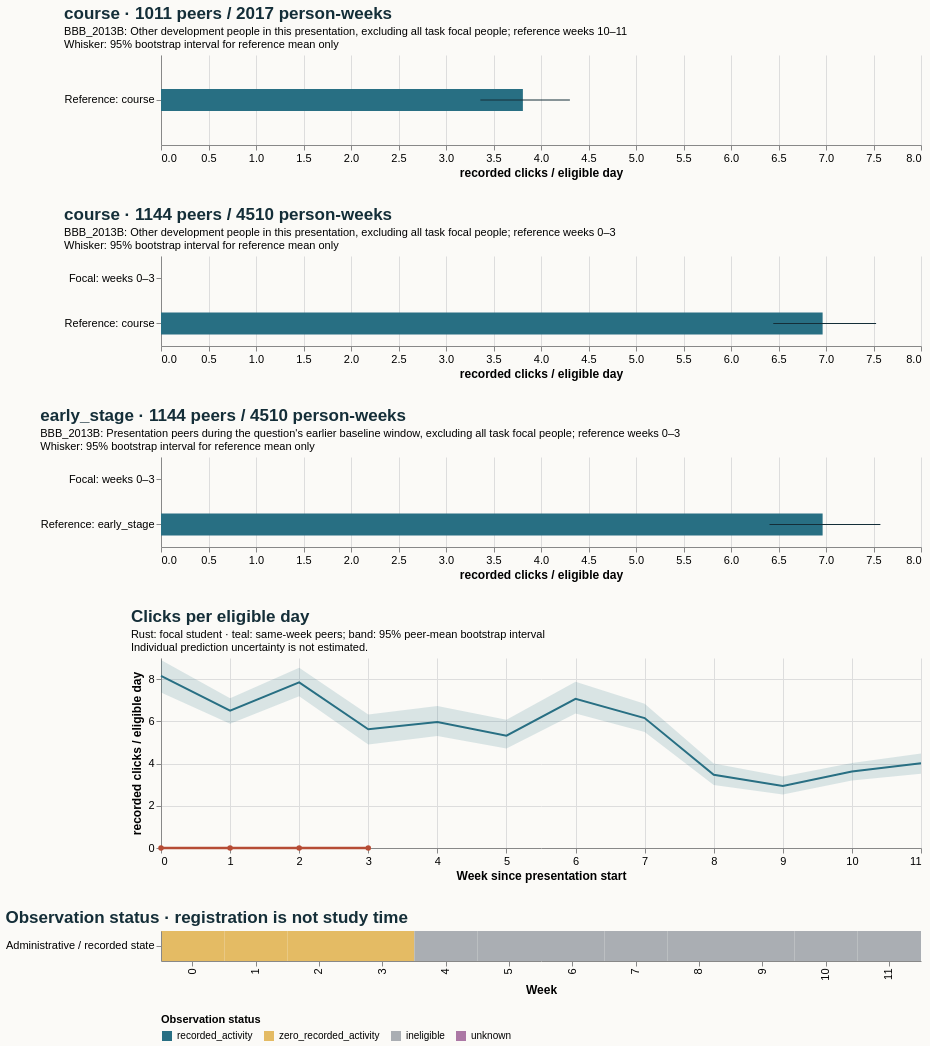

This figure's Vega-Lite source:
### Vega-Lite specification from a JSON file in a GitHub repository (floating-point values rounded to 4 significant figures)
{"$schema": "https://vega.github.io/schema/vega-lite/v5.20.1.json", "config": {"axis": {"labelFontSize": 11, "titleFontSize": 12}, "background": "#fbfaf7", "font": "sans-serif", "title": {"anchor": "start", "color": "#142e38", "fontSize": 17, "subtitleFontSize": 11}, "view": {"continuousHeight": 300, "continuousWidth": 300, "stroke": null}}, "datasets": {"data-60cb877c3754e1ed07bb091f599717f3": [{"hi": null, "lo": null, "series": "Focal: weeks 10–11", "value": null}, {"hi": 4.304, "lo": 3.362, "series": "Reference: course", "value": 3.809}], "data-742c6a8fb82c8370de9a3a588a9fd194": [{"eligible_days": 7.0, "end_day": 6, "logging_completeness": "unknown", "observation_status": "zero_recorded_activity", "row": "Administrative / recorded state", "score_status": "withheld_release_time_unknown", "start_day": 0, "value": 0.0, "week": 0}, {"eligible_days": 7.0, "end_day": 13, "logging_completeness": "unknown", "observation_status": "zero_recorded_activity", "row": "Administrative / recorded state", "score_status": "withheld_release_time_unknown", "start_day": 7, "value": 0.0, "week": 1}, {"eligible_days": 7.0, "end_day": 20, "logging_completeness": "unknown", "observation_status": "zero_recorded_activity", "row": "Administrative / recorded state", "score_status": "withheld_release_time_unknown", "start_day": 14, "value": 0.0, "week": 2}, {"eligible_days": 6.0, "end_day": 27, "logging_completeness": "unknown", "observation_status": "zero_recorded_activity", "row": "Administrative / recorded state", "score_status": "withheld_release_time_unknown", "start_day": 21, "value": 0.0, "week": 3}, {"eligible_days": 0.0, "end_day": 34, "logging_completeness": "unknown", "observation_status": "ineligible", "row": "Administrative / recorded state", "score_status": "withheld_release_time_unknown", "start_day": 28, "value": null, "week": 4}, {"eligible_days": 0.0, "end_day": 41, "logging_completeness": "unknown", "observation_status": "ineligible", "row": "Administrative / recorded state", "score_status": "withheld_release_time_unknown", "start_day": 35, "value": null, "week": 5}, {"eligible_days": 0.0, "end_day": 48, "logging_completeness": "unknown", "observation_status": "ineligible", "row": "Administrative / recorded state", "score_status": "withheld_release_time_unknown", "start_day": 42, "value": null, "week": 6}, {"eligible_days": 0.0, "end_day": 55, "logging_completeness": "unknown", "observation_status": "ineligible", "row": "Administrative / recorded state", "score_status": "withheld_release_time_unknown", "start_day": 49, "value": null, "week": 7}, {"eligible_days": 0.0, "end_day": 62, "logging_completeness": "unknown", "observation_status": "ineligible", "row": "Administrative / recorded state", "score_status": "withheld_release_time_unknown", "start_day": 56, "value": null, "week": 8}, {"eligible_days": 0.0, "end_day": 69, "logging_completeness": "unknown", "observation_status": "ineligible", "row": "Administrative / recorded state", "score_status": "withheld_release_time_unknown", "start_day": 63, "value": null, "week": 9}, {"eligible_days": 0.0, "end_day": 76, "logging_completeness": "unknown", "observation_status": "ineligible", "row": "Administrative / recorded state", "score_status": "withheld_release_time_unknown", "start_day": 70, "value": null, "week": 10}, {"eligible_days": 0.0, "end_day": 83, "logging_completeness": "unknown", "observation_status": "ineligible", "row": "Administrative / recorded state", "score_status": "withheld_release_time_unknown", "start_day": 77, "value": null, "week": 11}], "data-a7e0057f212fd91ce9e30fa2d26c84f0": [{"end_day": 6, "focal_value": 0.0, "peer_ci_high": 8.906, "peer_ci_low": 7.363, "peer_mean": 8.148, "peer_observations": 1143, "peer_people": 1143, "reference": "course", "unit": "recorded clicks / eligible day", "week": 0}, {"end_day": 13, "focal_value": 0.0, "peer_ci_high": 7.089, "peer_ci_low": 5.88, "peer_mean": 6.502, "peer_observations": 1136, "peer_people": 1136, "reference": "course", "unit": "recorded clicks / eligible day", "week": 1}, {"end_day": 20, "focal_value": 0.0, "peer_ci_high": 8.535, "peer_ci_low": 7.189, "peer_mean": 7.845, "peer_observations": 1119, "peer_people": 1119, "reference": "course", "unit": "recorded clicks / eligible day", "week": 2}, {"end_day": 27, "focal_value": 0.0, "peer_ci_high": 6.325, "peer_ci_low": 4.899, "peer_mean": 5.621, "peer_observations": 1112, "peer_people": 1112, "reference": "course", "unit": "recorded clicks / eligible day", "week": 3}, {"end_day": 34, "focal_value": null, "peer_ci_high": 6.731, "peer_ci_low": 5.303, "peer_mean": 5.963, "peer_observations": 1077, "peer_people": 1077, "reference": "course", "unit": "recorded clicks / eligible day", "week": 4}, {"end_day": 41, "focal_value": null, "peer_ci_high": 6.069, "peer_ci_low": 4.711, "peer_mean": 5.32, "peer_observations": 1070, "peer_people": 1070, "reference": "course", "unit": "recorded clicks / eligible day", "week": 5}, {"end_day": 48, "focal_value": null, "peer_ci_high": 7.87, "peer_ci_low": 6.367, "peer_mean": 7.068, "peer_observations": 1060, "peer_people": 1060, "reference": "course", "unit": "recorded clicks / eligible day", "week": 6}, {"end_day": 55, "focal_value": null, "peer_ci_high": 6.839, "peer_ci_low": 5.489, "peer_mean": 6.156, "peer_observations": 1044, "peer_people": 1044, "reference": "course", "unit": "recorded clicks / eligible day", "week": 7}, {"end_day": 62, "focal_value": null, "peer_ci_high": 3.999, "peer_ci_low": 2.983, "peer_mean": 3.473, "peer_observations": 1034, "peer_people": 1034, "reference": "course", "unit": "recorded clicks / eligible day", "week": 8}, {"end_day": 69, "focal_value": null, "peer_ci_high": 3.391, "peer_ci_low": 2.533, "peer_mean": 2.943, "peer_observations": 1017, "peer_people": 1017, "reference": "course", "unit": "recorded clicks / eligible day", "week": 9}, {"end_day": 76, "focal_value": null, "peer_ci_high": 4.032, "peer_ci_low": 3.192, "peer_mean": 3.624, "peer_observations": 1011, "peer_people": 1011, "reference": "course", "unit": "recorded clicks / eligible day", "week": 10}, {"end_day": 83, "focal_value": null, "peer_ci_high": 4.481, "peer_ci_low": 3.516, "peer_mean": 4.014, "peer_observations": 1006, "peer_people": 1006, "reference": "course", "unit": "recorded clicks / eligible day", "week": 11}], "data-a98c955049ad62aa103e45c183b1a9bd": [{"hi": null, "lo": null, "series": "Focal: weeks 0–3", "value": 0.0}, {"hi": 7.573, "lo": 6.405, "series": "Reference: early_stage", "value": 6.964}], "data-e744792483c83321a8b0f07ded337fc2": [{"hi": null, "lo": null, "series": "Focal: weeks 0–3", "value": 0.0}, {"hi": 7.527, "lo": 6.445, "series": "Reference: course", "value": 6.964}]}, "resolve": {"scale": {"color": "independent"}}, "spacing": 28, "vconcat": [{"data": {"name": "data-60cb877c3754e1ed07bb091f599717f3"}, "height": 90, "layer": [{"encoding": {"x": {"field": "value", "scale": {"domain": [0, 7.951], "zero": true}, "title": "recorded clicks / eligible day", "type": "quantitative"}, "y": {"field": "series", "sort": null, "title": null, "type": "nominal"}}, "mark": {"color": "#286f83", "size": 22, "type": "bar"}}, {"encoding": {"x": {"field": "lo", "type": "quantitative"}, "x2": {"field": "hi"}, "y": {"field": "series", "sort": null, "title": null, "type": "nominal"}}, "mark": {"color": "#142e38", "type": "rule"}}], "title": {"subtitle": ["BBB_2013B: Other development people in this presentation, excluding all task focal people; reference weeks 10–11", "Whisker: 95% bootstrap interval for reference mean only"], "text": "course · 1011 peers / 2017 person-weeks"}, "width": 760}, {"data": {"name": "data-e744792483c83321a8b0f07ded337fc2"}, "height": 90, "layer": [{"encoding": {"x": {"field": "value", "scale": {"domain": [0, 7.951], "zero": true}, "title": "recorded clicks / eligible day", "type": "quantitative"}, "y": {"field": "series", "sort": null, "title": null, "type": "nominal"}}, "mark": {"color": "#286f83", "size": 22, "type": "bar"}}, {"encoding": {"x": {"field": "lo", "type": "quantitative"}, "x2": {"field": "hi"}, "y": {"field": "series", "sort": null, "title": null, "type": "nominal"}}, "mark": {"color": "#142e38", "type": "rule"}}], "title": {"subtitle": ["BBB_2013B: Other development people in this presentation, excluding all task focal people; reference weeks 0–3", "Whisker: 95% bootstrap interval for reference mean only"], "text": "course · 1144 peers / 4510 person-weeks"}, "width": 760}, {"data": {"name": "data-a98c955049ad62aa103e45c183b1a9bd"}, "height": 90, "layer": [{"encoding": {"x": {"field": "value", "scale": {"domain": [0, 7.951], "zero": true}, "title": "recorded clicks / eligible day", "type": "quantitative"}, "y": {"field": "series", "sort": null, "title": null, "type": "nominal"}}, "mark": {"color": "#286f83", "size": 22, "type": "bar"}}, {"encoding": {"x": {"field": "lo", "type": "quantitative"}, "x2": {"field": "hi"}, "y": {"field": "series", "sort": null, "title": null, "type": "nominal"}}, "mark": {"color": "#142e38", "type": "rule"}}], "title": {"subtitle": ["BBB_2013B: Presentation peers during the question's earlier baseline window, excluding all task focal people; reference weeks 0–3", "Whisker: 95% bootstrap interval for reference mean only"], "text": "early_stage · 1144 peers / 4510 person-weeks"}, "width": 760}, {"data": {"name": "data-a7e0057f212fd91ce9e30fa2d26c84f0"}, "height": 190, "layer": [{"encoding": {"x": {"axis": {"tickMinStep": 1}, "field": "week", "title": "Week since presentation start", "type": "quantitative"}, "y": {"field": "peer_ci_low", "scale": {"zero": true}, "title": "recorded clicks / eligible day", "type": "quantitative"}, "y2": {"field": "peer_ci_high"}}, "mark": {"color": "#286f83", "opacity": 0.16, "type": "area"}}, {"encoding": {"tooltip": [{"field": "week", "type": "quantitative"}, {"field": "peer_mean", "type": "quantitative"}, {"field": "peer_people", "type": "quantitative"}, {"field": "peer_observations", "type": "quantitative"}], "x": {"field": "week", "type": "quantitative"}, "y": {"field": "peer_mean", "type": "quantitative"}}, "mark": {"color": "#286f83", "strokeWidth": 2, "type": "line"}}, {"encoding": {"tooltip": [{"field": "week", "type": "quantitative"}, {"field": "focal_value", "type": "quantitative"}], "x": {"field": "week", "type": "quantitative"}, "y": {"field": "focal_value", "type": "quantitative"}}, "mark": {"color": "#b64c35", "point": {"color": "#b64c35"}, "strokeWidth": 2.5, "type": "line"}}], "title": {"subtitle": ["Rust: focal student · teal: same-week peers; band: 95% peer-mean bootstrap interval", "Individual prediction uncertainty is not estimated."], "text": "Clicks per eligible day"}, "width": 760}, {"data": {"name": "data-742c6a8fb82c8370de9a3a588a9fd194"}, "encoding": {"color": {"field": "observation_status", "legend": {"labelLimit": 260, "orient": "bottom"}, "scale": {"domain": ["recorded_activity", "zero_recorded_activity", "ineligible", "unknown"], "range": ["#286f83", "#e4bb64", "#aaaeb3", "#ac78a5"]}, "title": "Observation status", "type": "nominal"}, "tooltip": [{"field": "week", "type": "quantitative"}, {"field": "eligible_days", "type": "quantitative"}, {"field": "observation_status", "type": "nominal"}, {"field": "logging_completeness", "type": "nominal"}], "x": {"field": "week", "title": "Week", "type": "ordinal"}, "y": {"field": "row", "title": null, "type": "nominal"}}, "height": 30, "mark": {"type": "rect"}, "title": "Observation status · registration is not study time", "width": 760}]}
